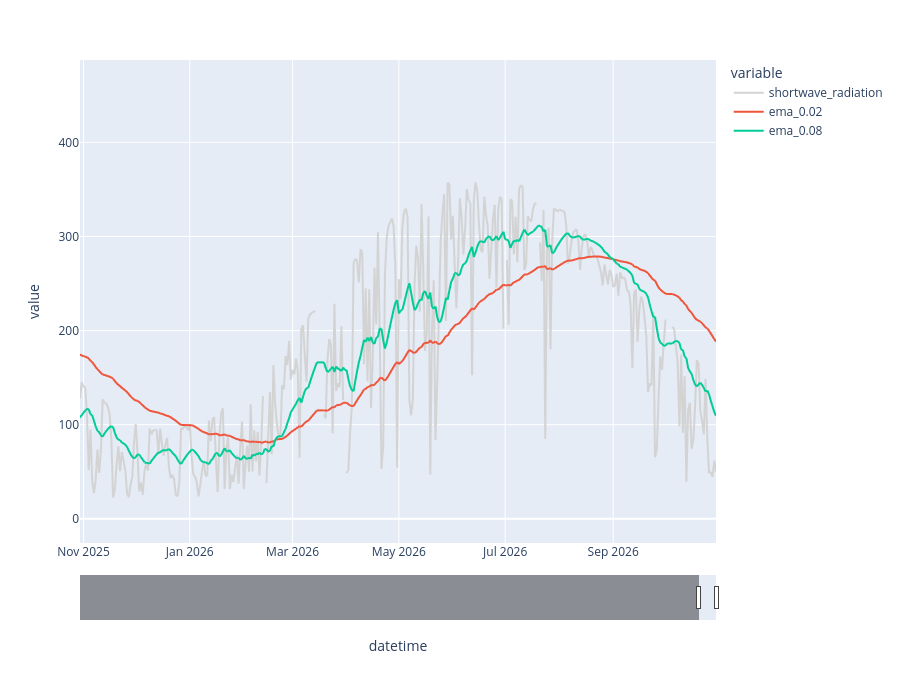

Notebook code for this chart:
### Markdown cell above
## Alpha in EMA

### Code cell
ema_df = daily_df[["shortwave_radiation"]].copy()
prev = ema_df["shortwave_radiation"].shift(1)
metrics = []

for alpha in [0.02, 0.08]:
    params = {"algorithm": "ema", "alpha": alpha}
    column = f"ema_{alpha}"

    with mlflow.start_run(run_name=f"ema_alpha_{alpha}"):
        ema_df[column] = prev.ewm(alpha=alpha, adjust=False).mean()
        run_metrics = calculate_metrics(ema_df["shortwave_radiation"], ema_df[column])
        run_fig = plot_with_residuals(
            ema_df["shortwave_radiation"],
            ema_df[column],
            window=pd.DateOffset(years=1),
            title=f"EMA (alpha={alpha})",
        )
        mlflow.log_params(params)
        mlflow.log_metrics(run_metrics)
        run_fig.write_html("chart.html")
        mlflow.log_figure(figure=run_fig, artifact_file="chart.html")

    metrics.append({**params, **run_metrics})


fig = line_with_slider(
    df=ema_df,
    window=pd.DateOffset(years=1),
    color_discrete_map={"shortwave_radiation": "lightgray"},
)
fig.show()

display(pd.DataFrame(metrics))

### Figure 1 — Plotly figure (JSON) as saved in the notebook; plotly's stock layout.template omitted (floating-point values rounded to 4 significant figures; data arrays with more than 128 entries replaced by an {"elided": "..."} marker saying what was removed)
{"data": [{"hovertemplate": "variable=shortwave_radiation<br>datetime=%{x}<br>value=%{y}<extra></extra>", "legendgroup": "shortwave_radiation", "line": {"color": "lightgray", "dash": "solid"}, "marker": {"symbol": "circle"}, "mode": "lines", "name": "shortwave_radiation", "showlegend": true, "type": "scattergl", "x": {"elided": "13452 str values"}, "xaxis": "x", "y": {"elided": "13452 float values"}, "yaxis": "y"}, {"hovertemplate": "variable=ema_0.02<br>datetime=%{x}<br>value=%{y}<extra></extra>", "legendgroup": "ema_0.02", "line": {"color": "#EF553B", "dash": "solid"}, "marker": {"symbol": "circle"}, "mode": "lines", "name": "ema_0.02", "showlegend": true, "type": "scattergl", "x": {"elided": "13452 str values"}, "xaxis": "x", "y": {"elided": "13452 float values"}, "yaxis": "y"}, {"hovertemplate": "variable=ema_0.08<br>datetime=%{x}<br>value=%{y}<extra></extra>", "legendgroup": "ema_0.08", "line": {"color": "#00cc96", "dash": "solid"}, "marker": {"symbol": "circle"}, "mode": "lines", "name": "ema_0.08", "showlegend": true, "type": "scattergl", "x": {"elided": "13452 str values"}, "xaxis": "x", "y": {"elided": "13452 float values"}, "yaxis": "y"}], "layout": {"height": 700, "legend": {"title": {"text": "variable"}, "tracegroupgap": 0}, "margin": {"t": 60}, "xaxis": {"anchor": "y", "domain": [0, 1], "range": ["2025-10-30T00:00:00+00:00", "2026-10-30T00:00:00+00:00"], "rangeslider": {"thickness": 0.08, "visible": true}, "title": {"text": "datetime"}}, "yaxis": {"anchor": "x", "domain": [0, 1], "title": {"text": "value"}}}}
